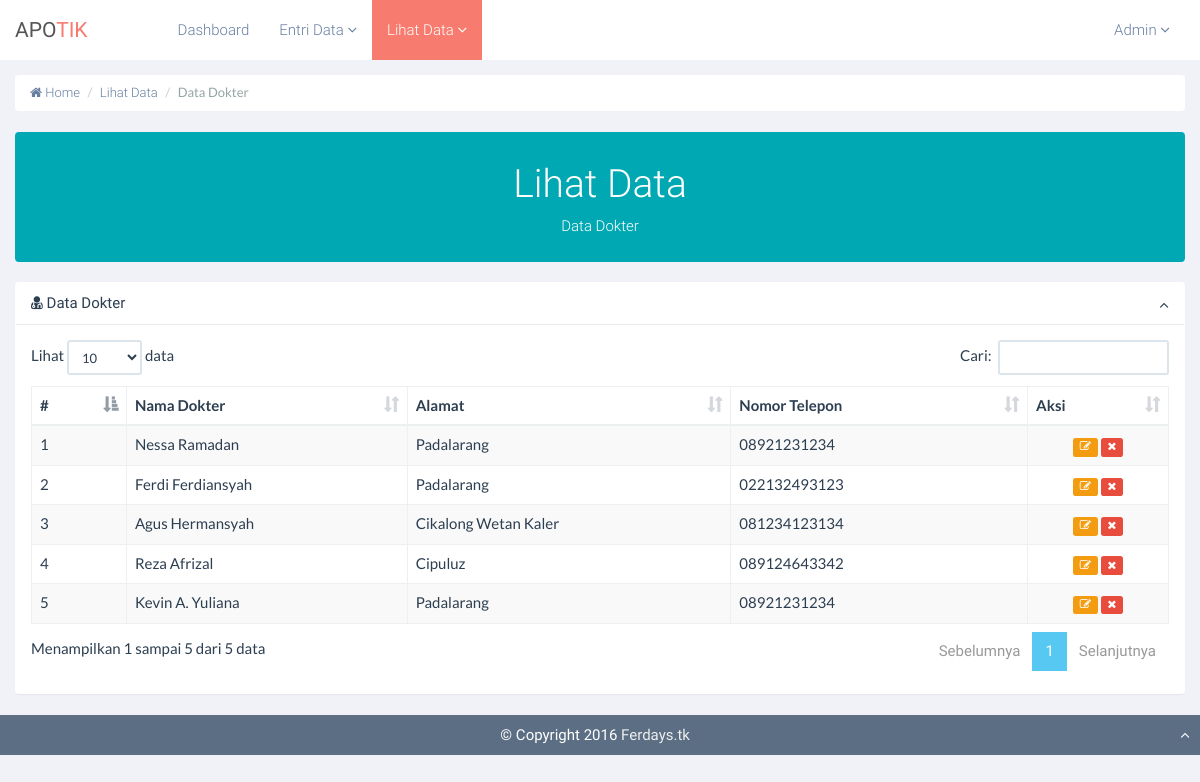
Page /lihat-data/dokter.php (signed in) on the committed database.
### tables this page shows
CREATE TABLE `users` (
  `id_user` int(11) NOT NULL AUTO_INCREMENT,
  `username` varchar(50) NOT NULL,
  `password` longtext NOT NULL,
  `role` varchar(20) NOT NULL,
  `nama` varchar(60) NOT NULL,
  `email` varchar(50) NOT NULL,
  `status` varchar(20) NOT NULL,
  PRIMARY KEY (`id_user`)
);

CREATE TABLE `dokter` (
  `id_dokter` varchar(500) NOT NULL,
  `nama` varchar(255) DEFAULT NULL,
  `alamat` varchar(255) DEFAULT NULL,
  `no_telepon` varchar(13) DEFAULT NULL,
  PRIMARY KEY (`id_dokter`)
);

### lihat-data/dokter.php (the view, shortened to what this page needs)
<?php
$id_user = $_SESSION['id_user'];
$get = mysql_query("SELECT * FROM users WHERE id_user=$id_user");
$get2 = mysql_fetch_array($get);
$jabatan = $get2['role'];
?>
<!DOCTYPE html>
<html lang="en">
<head>
    <link href="../css/bootstrap.css" rel="stylesheet">
    <link rel="stylesheet" type="text/css" href="../css/style.css">
    <link rel="stylesheet" type="text/css" href="../css/font.css">
    <link rel="stylesheet" type="text/css" href="../fonts/font-awesome/css/font-awesome.min.css">
    <link rel="stylesheet" type="text/css" href="../css/dataTables.bootstrap.min.css">
</head>
<body>
    <nav class="navbar navbar-default navbar-atas navbar-fixed-top" role="navigation">
        <div class="navbar-header">
            <a class="navbar-brand" href="#">APO<span style='color:#F77B6F;'>TIK</span></a>
        </div>
        <div class="collapse navbar-collapse navbar-ex1-collapse">
            <ul class="nav navbar-nav">
                <li class="disabled"><a href="#"></a></li>
                <li class="disabled"><a href="#"></a></li>
                <li><a href="../">Dashboard</a></li>
                <?php if ($jabatan!="pimpinan") {
                ?>
                <li class="dropdown">
                    <a href="#" class="dropdown-toggle" data-toggle="dropdown">Entri Data <b class="fa fa-angle-down"></b></a>
                </li>
                <?php } ?>
                <?php if ($jabatan!="pimpinan") {
                ?>
                <li class="dropdown active">
                    <a href="#" class="dropdown-toggle" data-toggle="dropdown">Lihat Data <b class="fa fa-angle-down"></b></a>
                </li>
                <?php } if ($jabatan=="kasir" || $jabatan=="pimpinan" || $jabatan=="gudang") {
                ?>
                <li class="dropdown">
                    <a href="#" class="dropdown-toggle" data-toggle="dropdown">Laporan <b class="fa fa-angle-down"></b></a>
                    <ul class="dropdown-menu">
                        <?php if($jabatan=="gudang") { ?>
                        <li><a href="javascript:void(0);"
                               onclick="window.open('../print/print-data-obat.php','Print Preview','size=800,height=800,scrollbars=yes,resizeable=no')"><i class='fa fa-print'></i> Stok Obat</a></li>
                        <li><a href="#" data-toggle="modal" data-target="#myModal"><i class='fa fa-clock-o'></i> Pembelian Obat Bulanan</a></li>
                        <li><a href="../print/print-rekap-pembelian-obat.php" target="_blank"><i class='fa fa-print'></i> Rekap Pembelian Obat</a></li>
                        <?php } else if ($jabatan=="kasir") {
                        ?>
                        <li><a href="javascript:void(0);"
                               onclick="window.open('../print/print-data-obat.php','Print Preview','size=800,height=800,scrollbars=yes,resizeable=no')"><i class='fa fa-print'></i> Stok Obat</a></li>
                        <li><a href="#" data-toggle="modal" data-target="#myModal2"><i class='fa fa-clock-o'></i> Penjualan Obat Bulanan</a></li>
                        <li><a href="../print/print-rekap-penjualan-obat.php" target="_blank"><i class='fa fa-print'></i> Rekap Penjualan Obat</a></li>
                        <?php } else {?>
                        <li><a href="#"><i class='fa fa-print'></i> Stok Obat</a></li>
                        <li><a href="#"><i class='fa fa-clock-o'></i> Penjualan Obat Bulanan</a></li>
                        <li><a href="#"><i class='fa fa-print'></i> Rekap Penjualan Obat</a></li>
                        <li><a href="#"><i class='fa fa-clock-o'></i> Pembelian Obat Bulanan</a></li>
                        <li><a href="#"><i class='fa fa-print'></i> Rekap Pembelian Obat</a></li>
                        <?php } ?>
                        </ul>
                </li>
                <?php } ?>
            </ul>
            <ul class="nav navbar-nav navbar-right">
                <li class="dropdown">
                    <a href="#" class="dropdown-toggle" data-toggle="dropdown" style='text-transform:capitalize;'><?php echo $get2['nama']; ?> <b class="fa fa-angle-down"></b></a>
                </li>
                <li><a href="#"></a></li>
            </ul>
        </div>
    </nav>
    <div class="container-fluid" id="atas">
        <div class="row">
            <div class="col-lg-12">
                <ul class="breadcrumb">
                    <li><a href="#"><i class="fa fa-home"></i>  Home</a></li>
                    <li><a href="../#manajemenuser">Lihat Data</a></li>
                    <li class="active">Data Dokter</li>
                </ul>
            </div>
        </div>
        <div class="row">
            <div class="col-md-12">
                <div class="panel-statistik-big" style="height:130px;background:#00A8B3;padding:10px;text-align:center;">
                    <h1 style='color:#FFF;font-weight:300;'>Lihat Data</h1>
                    <p style='color:#FFF;font-weight:300;'>Data Dokter</p>
                </div>
            </div>
        </div>
        <div class="row">
            <div class="col-md-12 fade-in">
                <div class="panel">
                    <div class="panel-heading">
                        <p style='margin:0;'><i class='fa fa-user-md'></i> Data Dokter</p>
                        <span class="tools pull-right">
                        <span class="pull-right clickable"><i class="fa fa-angle-up"></i></span>
                    </span>
                    </div>
                    <div class="panel-body profile-activity">
                    <table id="example" class="table table-striped table-bordered" cellspacing="0" width="100%">
                        <thead>
                            <tr>
                                <th>#</th>
                                <th>Nama Dokter</th>
                                <th>Alamat</th>
                                <th>Nomor Telepon</th>
                                <th>Aksi</th>
                            </tr>
                        </thead>
                        <tbody>
                            <?php
                            $datadokter = mysql_query("SELECT * FROM dokter");
                            $no=1;
                            while ($data=mysql_fetch_array($datadokter)) {
                            ?>
                            <tr>
                                <td><?php echo $no++; ?></td>
                                <td><?php echo $data['nama']; ?></td>
                                <td><?php echo $data['alamat']; ?></td>
                                <td><?php echo $data['no_telepon']; ?></td>
                                <td class='text-center'>
                                    <a href="#" class="edit-record" data-id="<?php echo $data['id_dokter']; ?>"><span class="label label-warning"><i class='fa fa-edit' data-toggle="tooltip" data-placement="top" data-original-title="Edit"></i></span></a>
                                    <a href="#" data-toggle="modal" data-target="#myModal" data-href="../system/delete-dokter.php?id=<?php echo $data['id_dokter']; ?>"><span class="label label-danger"><i class='fa fa-remove' data-toggle="tooltip" data-placement="top" data-original-title="Hapus"></i></span></a>
                                </td>
                            </tr>
                            <?php } ?>
                        </tbody>
                    </table>
                    </div>
                </div>
            </div>
        </div>
    </div>
    <footer>
        <p class="text-center">&copy; Copyright 2016 <a href="http://ferdays.tk/" style="color:#EEE;" target="_blank">Ferdays.tk</a> <a href="#atas" style='float:right;color:#FFF;'><i class="fa fa-angle-up"></i></a></p>
    </footer>
</body>
</html>

### css/style.css (style rules this page uses)
body { background: #F1F2F7; padding-top: 75px; }
h1, h2, h3, h4, h5, h6, p, a, i { font-family: "Roboto", sans-serif; }
.fade-in { opacity:0; -webkit-animation:fadeIn ease-in 1; -moz-animation:fadeIn ease-in 1; animation:fadeIn ease-in 1; -webkit-animation-fill-mode:forwards; -moz-animation-fill-mode:forwards; animation-fill-mode:forwards; -webkit-animation-duration:1s; -moz-animation-duration:1s; animation-duration:1s; }
.fade-in { -webkit-animation-delay: 0.2s; -moz-animation-delay: 0.2s; animation-delay: 0.2s; }
.navbar { border-radius: 0; }
.navbar-atas { background: #FFF; }
.navbar-default .navbar-header > a { font-weight: 400; color: #000; font-size: 21px; }
.navbar-default .navbar-nav > li > a { font-weight: 300; color: #667FA0; transition:0.5s; }
.breadcrumb { background: #FFF; font-size: 13px; }
.breadcrumb > li > a { font-family: "Roboto", sans-serif; font-weight: 300; color: #667FA0; }
.panel-statistik-big { width: 100%; height: 400px; background: #FFF; border-radius: 4px; margin-bottom: 20px; }
.panel-heading { border-bottom: 1px solid #EAEAEA; }
.panel-heading span { margin-top: -10px; font-size: 15px; }
.clickable { cursor: pointer; }
footer { width: 100%; height: 40px; background: #5B6E84; padding: 10px; color: #FFF; bottom: 0; left: 0; }

### rows in the picture
users: nama "Admin"
dokter: nama "Nessa Ramadan", alamat "Padalarang", no_telepon "08921231234"
dokter: nama "Ferdi Ferdiansyah", alamat "Padalarang", no_telepon "022132493123"
dokter: nama "Agus Hermansyah", alamat "Cikalong Wetan Kaler", no_telepon "081234123134"
dokter: nama "Reza Afrizal", alamat "Cipuluz", no_telepon "089124643342"
dokter: nama "Kevin A. Yuliana", alamat "Padalarang", no_telepon "08921231234"
